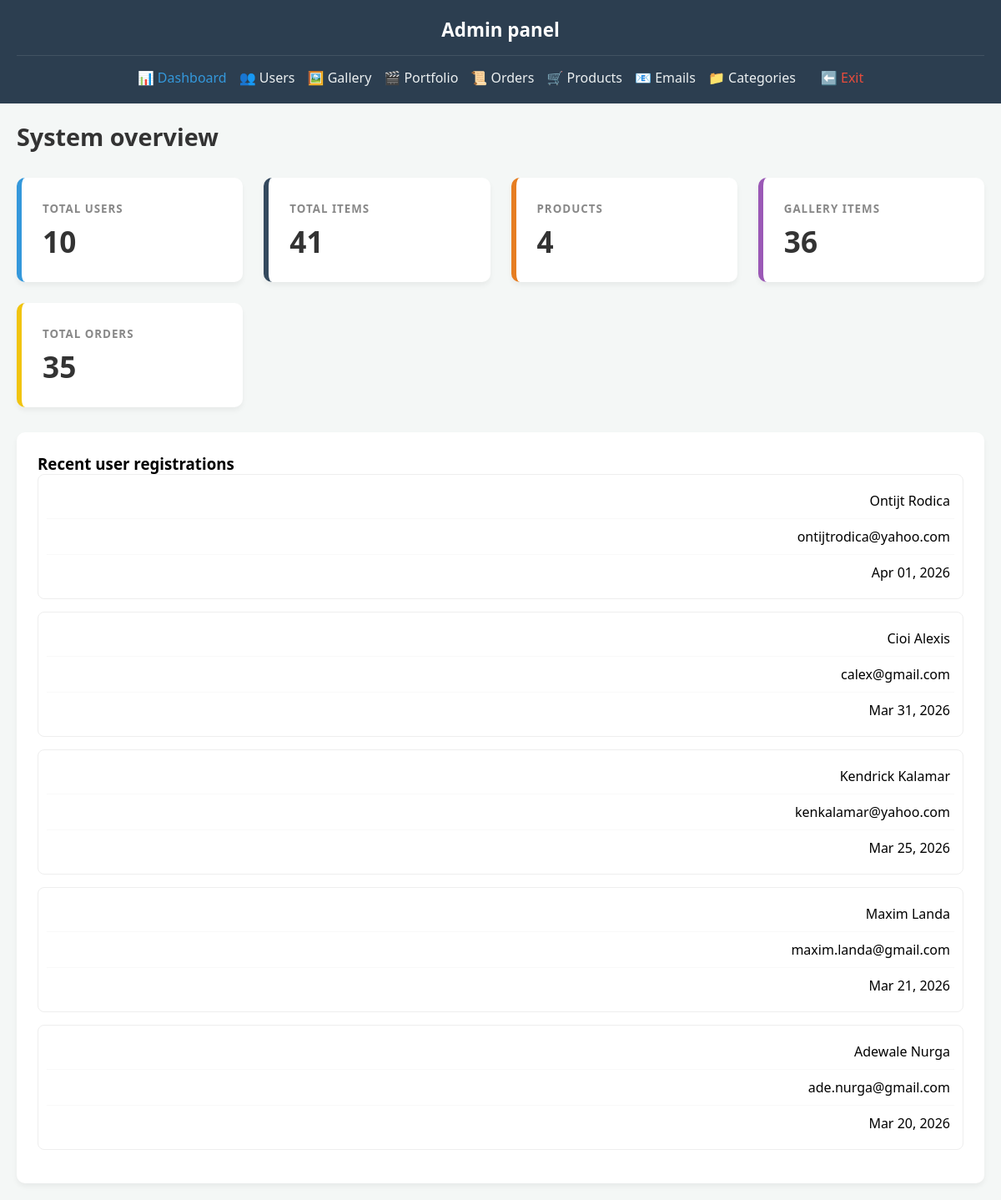
Page /admin/dashboard.php (signed in) on the committed database.
### tables this page shows
CREATE TABLE `users` (
  `id` int(10) UNSIGNED NOT NULL,
  `full_name` varchar(100) NOT NULL,
  `email` varchar(150) NOT NULL,
  `phone` varchar(30) DEFAULT NULL,
  `password_hash` varchar(255) NOT NULL,
  `role` enum('client','admin') NOT NULL DEFAULT 'client',
  `remember_token` varchar(255) DEFAULT NULL,
  `is_active` tinyint(1) NOT NULL DEFAULT 1,
  `created_at` timestamp NOT NULL DEFAULT current_timestamp(),
  `updated_at` timestamp NOT NULL DEFAULT current_timestamp() ON UPDATE current_timestamp(),
  `last_activity` datetime DEFAULT NULL
);

### backend/handlers/admin_dashboard_data.php (called while the page is built, shortened)
<?php
require_once __DIR__ . '/../../includes/db.php';
function getAdminStats($pdo)
{
    $logDir = __DIR__ . '/../../storage/emails';
    $unreadCount = 0;
    return [
        'users'      => $pdo->query("SELECT COUNT(*) FROM users")->fetchColumn(),
        'categories' => $pdo->query("SELECT COUNT(*) FROM categories")->fetchColumn(),
        'orders'     => $pdo->query("SELECT COUNT(*) FROM orders")->fetchColumn(),
        'items'      => $pdo->query("SELECT COUNT(*) FROM items")->fetchColumn(),
        'products'   => $pdo->query("SELECT COUNT(*) FROM items WHERE type IN ('product', 'digital_product')")->fetchColumn(),
        'gallery'    => $pdo->query("SELECT COUNT(*) FROM items WHERE type = 'gallery'")->fetchColumn(),
        'unread_emails' => $unreadCount
    ];
}
function getRecentUsers($pdo, $limit = 5)
{
    $stmt = $pdo->prepare("SELECT full_name, email, created_at FROM users ORDER BY created_at DESC LIMIT ?");
    $stmt->bindValue(1, $limit, PDO::PARAM_INT);
    $stmt->execute();
    return $stmt->fetchAll();
}
$stats = getAdminStats($pdo);
$recentUsers = getRecentUsers($pdo);

### admin/dashboard.php (the view, shortened to what this page needs)
<?php
require_once __DIR__ . '/../backend/handlers/admin_dashboard_data.php';
require_once __DIR__ . '/../includes/page_start.php';
?>
<div class="admin-container">
    <aside class="admin-sidebar">
        <h2>Admin panel</h2>
        <ul>
            <li><a href="<?= BASE_URL ?>/admin/dashboard.php" style="color: var(--primary);">📊 Dashboard</a></li>
            <li><a href="<?= BASE_URL ?>/admin/users.php">👥 Users</a></li>
            <li class="dropdown-container">
                <a href="<?= BASE_URL ?>/admin/gallery_items.php" class="dropdown-trigger">🖼️ Gallery</a>
            </li>
            <li><a href="<?= BASE_URL ?>/admin/admin_portfolio.php">🎬 Portfolio</a></li>
            <li class="dropdown-container">
                <a href="<?= BASE_URL ?>/admin/orders.php" class="dropdown-trigger">📜 Orders</a>
            </li>
            <li><a href="<?= BASE_URL ?>/admin/products.php">🛒 Products</a></li>
            <li>
                <a href="<?= BASE_URL ?>/admin/email_logs.php" style="position: relative;">
                    📧 Emails
                </a>
            </li>
            <li><a href="<?= BASE_URL ?>/admin/categories.php">📁 Categories</a></li>
            <li><a href="<?= BASE_URL ?>" style="color:var(--danger)">⬅️ Exit</a></li>
        </ul>
    </aside>
    <main class="admin-main">
        <h1>System overview</h1>
        <div class="stats-grid">
            <div class="stat-card users">
                <small>Total users</small>
                <div class="value"><?= $stats['users'] ?></div>
            </div>
            <div class="stat-card items">
                <small>Total items</small>
                <div class="value"><?= $stats['items'] ?></div>
            </div>
            <div class="stat-card products">
                <small>Products</small>
                <div class="value"><?= $stats['products'] ?></div>
            </div>
            <div class="stat-card gallery">
                <small>Gallery items</small>
                <div class="value"><?= $stats['gallery'] ?></div>
            </div>
            <div class="stat-card orders">
                <small>Total orders</small>
                <div class="value"><?= $stats['orders'] ?></div>
            </div>
        </div>
        <div class="data-table-container">
            <h3>Recent user registrations</h3>
            <table class="admin-table">
                <tbody>
                    <?php foreach ($recentUsers as $u): ?>
                        <tr>
                            <td><?= htmlspecialchars($u['full_name']) ?></td>
                            <td><?= htmlspecialchars($u['email']) ?></td>
                            <td><?= date('M d, Y', strtotime($u['created_at'])) ?></td>
                        </tr>
                    <?php endforeach; ?>
                </tbody>
            </table>
        </div>
    </main>
</div>
</body>
</html>

### css/style_global.css (style rules this page uses)
*, *::before, *::after { box-sizing: border-box; }
html, body { margin: 0; padding: 0; width: 100%; min-height: 100vh; background-color: #1a2529; font-family: 'Montserrat', sans-serif; overflow-x: hidden; }

### css/style_header.css (style rules this page uses)
body { margin: 0; padding: 0; }

### css/style_footer.css (style rules this page uses)
html, body { margin: 0; padding: 0; height: auto; min-height: 100%; display: flex; flex-direction: column; }
main { flex: 1 0 auto; }

### css/style_admin_dashboard.css (style rules this page uses)
:root { --sidebar-bg: #2c3e50; --sidebar-hover: rgba(255, 255, 255, 0.05); --main-bg: #f4f7f6; --text-dark: #333; --text-light: #ecf0f1; --primary: #3498db; --success: #2ecc71; --warning: #f1c40f; --danger: #e74c3c; --purple: #9b59b6; --dark-blue: #34495e; --orange: #e67e22; --white: #ffffff; --border-rgba: rgba(255, 255, 255, 0.1); }
* { margin: 0; padding: 0; box-sizing: border-box; font-family: 'Segoe UI', Tahoma, Geneva, Verdana, sans-serif; }
.admin-container { display: flex; min-height: 100vh; }
.admin-sidebar { width: 260px; background: var(--sidebar-bg); color: var(--white); padding: 25px; flex-shrink: 0; }
.admin-sidebar h2 { font-size: 1.4rem; padding-bottom: 15px; border-bottom: 1px solid var(--border-rgba); margin-bottom: 25px; }
.admin-sidebar ul { list-style: none; padding: 0 !important; margin: 0 !important; }
.admin-sidebar li { margin: 18px 0; position: relative; }
.admin-sidebar a { color: var(--text-light); text-decoration: none; display: flex; align-items: center; gap: 10px; font-size: 1rem; transition: all 0.2s ease; }
.admin-main { flex: 1; padding: 40px; background: var(--main-bg); }
.admin-main h1 { font-size: 1.8rem; color: var(--text-dark); }
.stats-grid { display: grid; grid-template-columns: repeat(auto-fit, minmax(240px, 1fr)); gap: 25px; margin: 30px 0; }
.stat-card { background: var(--white); padding: 25px; border-radius: 10px; box-shadow: 0 4px 6px rgba(0,0,0,0.05); border-left: 6px solid var(--primary); }
.stat-card.users { border-left-color: var(--primary); }
.stat-card.orders { border-left-color: var(--warning); }
.stat-card.gallery { border-left-color: var(--purple); }
.stat-card.items { border-left-color: var(--dark-blue); }
.stat-card.products { border-left-color: var(--orange); }
.stat-card small { color: #888; text-transform: uppercase; letter-spacing: 1px; font-weight: 600; }
.stat-card .value { font-size: 2.2rem; font-weight: 800; margin-top: 5px; color: var(--text-dark); }
.data-table-container { background: var(--white); padding: 25px; border-radius: 10px; box-shadow: 0 4px 6px rgba(0,0,0,0.05); }
.admin-table { width: 100%; border-collapse: collapse; }
.admin-table td { padding: 15px; border-bottom: 1px solid #eee; }
@media (max-width: 1200px) { .admin-sidebar { width: 220px; } }
@media (max-width: 1200px) { .admin-container { flex-direction: column; } }
@media (max-width: 1200px) { .admin-sidebar { width: 100%; padding: 20px; } }
@media (max-width: 1200px) { .admin-sidebar h2 { text-align: center; margin-bottom: 15px; } }
@media (max-width: 1200px) { .admin-sidebar ul { display: flex; flex-wrap: wrap; justify-content: center; gap: 15px; } }
@media (max-width: 1200px) { .admin-sidebar li { margin: 0; } }
@media (max-width: 1200px) { .admin-main { padding: 20px; } }
@media (max-width: 1200px) { .admin-table tr { display: block; border: 1px solid #eee; margin-bottom: 15px; border-radius: 8px; padding: 10px; } }
@media (max-width: 1200px) { .admin-table td { display: flex; justify-content: space-between; align-items: center; border-bottom: 1px solid #f9f9f9; padding: 10px 5px; text-align: right; } }
@media (max-width: 1200px) { .admin-table td::before { content: attr(data-label); font-weight: bold; color: #888; text-align: left; } }
@media (max-width: 1200px) { .admin-table td:last-child { border: none; } }

### rows in the picture
users: full_name "Ontijt Rodica", email "ontijtrodica@yahoo.com", created_at "Apr 01, 2026"
users: full_name "Cioi Alexis", email "calex@gmail.com", created_at "Mar 31, 2026"
users: full_name "Kendrick Kalamar", email "kenkalamar@yahoo.com", created_at "Mar 25, 2026"
users: full_name "Maxim Landa", email "maxim.landa@gmail.com", created_at "Mar 21, 2026"
users: full_name "Adewale Nurga", email "ade.nurga@gmail.com", created_at "Mar 20, 2026"

### other values in the picture
$stats['users'] "10"
$stats['items'] "41"
$stats['products'] "4"
$stats['gallery'] "36"
$stats['orders'] "35"
